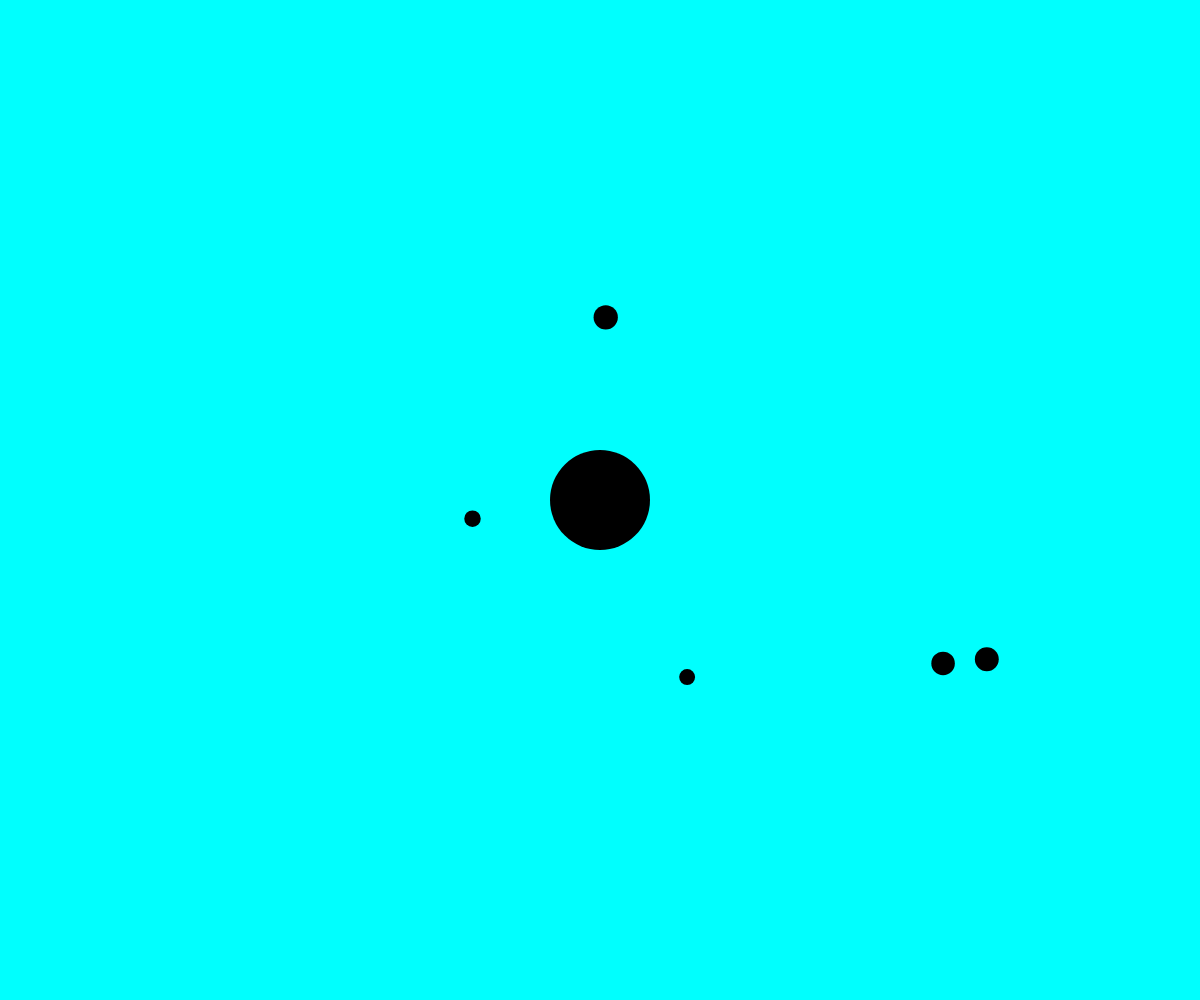
Frame 1 (no input)
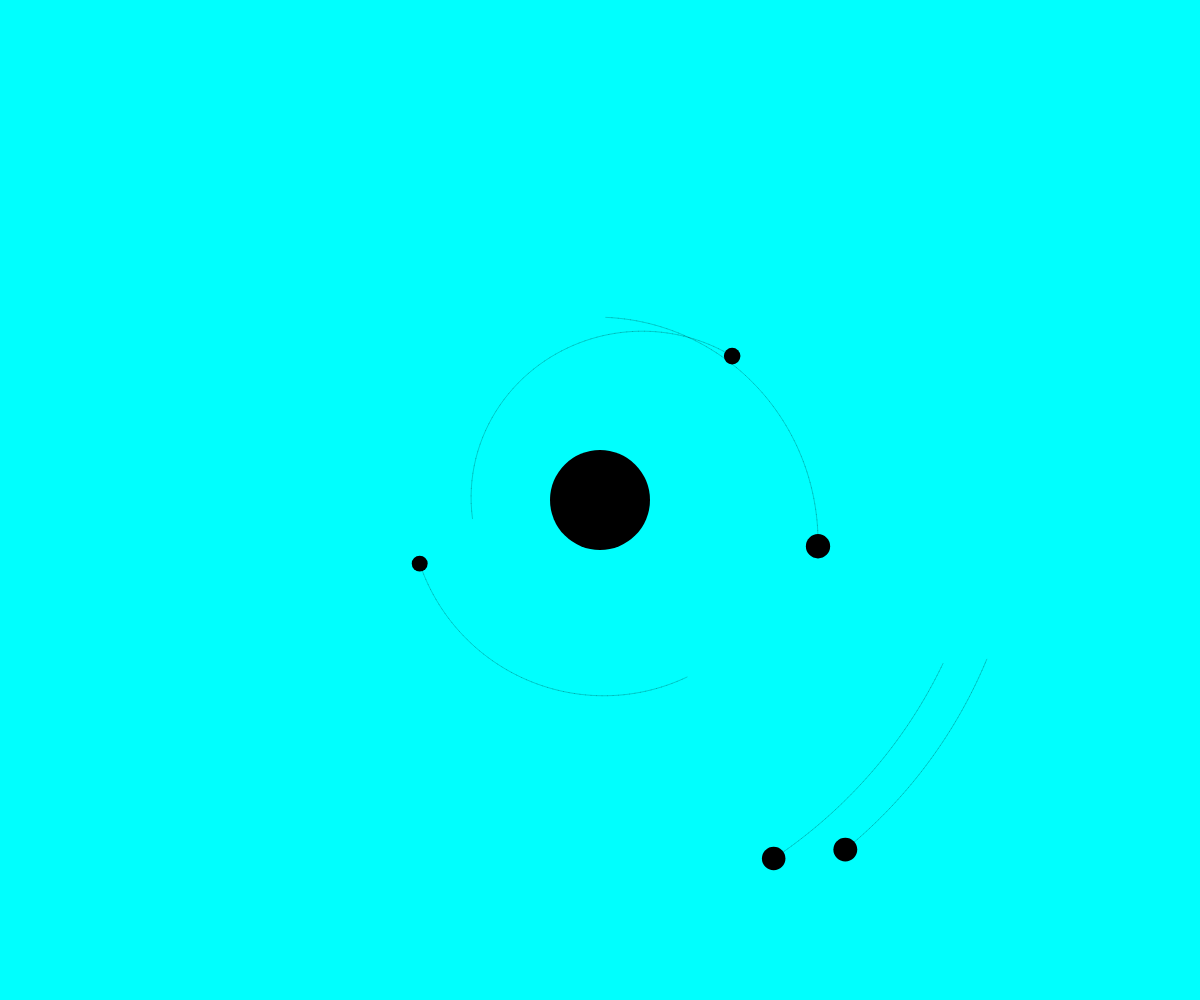
Frame 60 (no input)
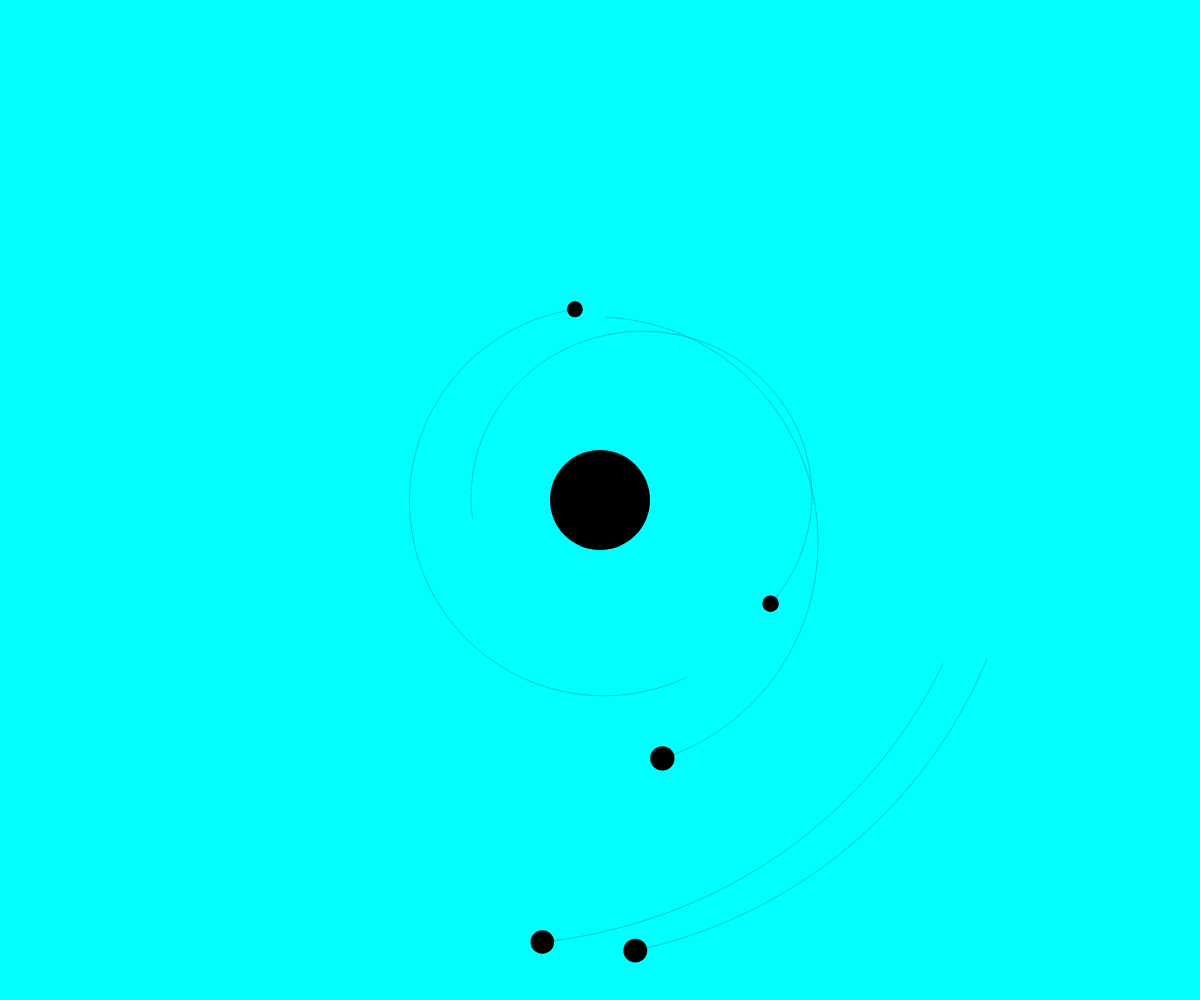
Frame 120 (the mouse pressed at the canvas centre since frame 60)

The p5.js sketch that drew these frames (run headless with seeded random() and noise() and a simulated clock; from frame 60 on, the mouse is pressed at the canvas centre):

// p5.js sketch
// ── sketch.js
let planets = []
let matahari
let numPlanets = 5
let G = 120
let destabilise = 0.15

function setup() {
  createCanvas(windowWidth,windowHeight)
  matahari = new Body(50,createVector(0,0),createVector(0,0))

    // Inisiasi planet
  for (let i = 0; i < numPlanets; i++) {
    let mass = random(5, 15)
    let radius = random(matahari.d, min(windowWidth/2,windowHeight/2))
    let angle = random(0, TWO_PI)
    let planetPos = createVector(radius * cos(angle), radius * sin(angle))

    // menentukan arah orbit dan kecepatan 
    let planetVel = planetPos.copy()
    if (random(1) < 0.1) planetVel.rotate(-HALF_PI)
    else planetVel.rotate(HALF_PI) 
    planetVel.normalize()
    planetVel.mult( sqrt((G * matahari.mass)/(radius)) ) 
    planetVel.mult( random( 1-destabilise, 1+destabilise) ) 
    planets.push( new Body(mass, planetPos, planetVel) )
  }
}

function draw() {
  background(0, 255, 254)
  translate(width/2, height/2)
  for (let i = numPlanets-1; i >= 0; i--) {
    matahari.attract(planets[i])
    planets[i].move()
    planets[i].show()
  }
  matahari.show()
}

function Body(_mass, _pos, _vel){
  this.mass = _mass
  this.pos = _pos
  this.vel = _vel
  this.d = this.mass*2
  this.thetaInit = 0
  this.path = []
  this.pathLen = Infinity

  this.show = function() {
    stroke(0,50)
    for (let i = 0; i < this.path.length-2; i++) {
      line(this.path[i].x, this.path[i].y, this.path[i+1].x, this.path[i+1].y,)
    }
    fill('black');
    noStroke()
    ellipse(this.pos.x, this.pos.y, this.d, this.d)
  }

  this.move = function() {
    this.pos.x += this.vel.x
    this.pos.y += this.vel.y
    this.path.push(createVector(this.pos.x,this.pos.y))
    if (this.path.length > 200) this.path.splice(0,1)
  }

  this.applyForce = function(f) {
    this.vel.x += f.x / this.mass
    this.vel.y += f.y / this.mass
  }

  this.attract = function(child) {
    let r = dist(this.pos.x, this.pos.y, child.pos.x, child.pos.y)
    let f = (this.pos.copy()).sub(child.pos)
    f.setMag( (G * this.mass * child.mass)/(r * r) )
    child.applyForce(f)
  }

}
